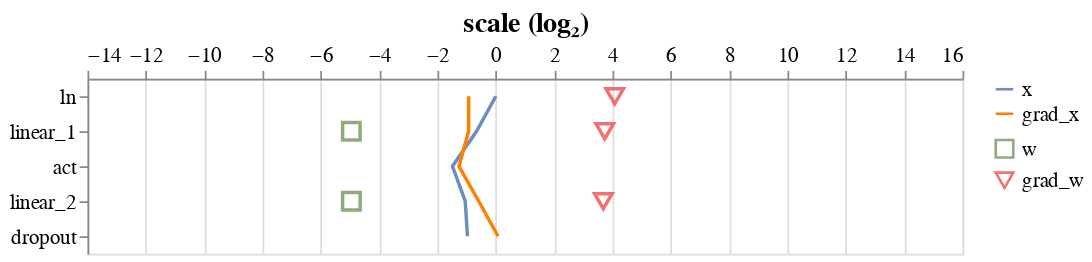

The notebook cell saved with this chart:
### Code cell
def glorot_init(fan_in, fan_out):
    return ((fan_in + fan_out) / 2) ** -0.5

config = NanoGPTConfig()
mlp = MLP(config).apply(init_weights(glorot_init))
analyse_mlp(mlp, config)

### Figure 1 — Vega-Lite specification as saved in the notebook (floating-point values rounded to 4 significant figures)
{"config": {"view": {"continuousWidth": 400, "continuousHeight": 300}, "axis": {"labelFontSize": 12, "titleFontSize": 16}}, "layer": [{"data": {"name": "data-af865e44e3f4327a59c43a9a7620ab1b"}, "mark": "line", "encoding": {"color": {"field": "type", "legend": {"labelFontSize": 12, "symbolSize": 100, "title": ""}, "scale": {"range": ["#6C8EBF", "#FF8000"]}, "sort": "descending", "type": "nominal"}, "x": {"axis": {"orient": "top", "values": [-14.0, -12.0, -10.0, -8.0, -6.0, -4.0, -2.0, 0.0, 2.0, 4.0, 6.0, 8.0, 10.0, 12.0, 14.0, 16.0]}, "field": "scale (log₂)", "scale": {"domain": [-14.0, 16.0]}, "type": "quantitative"}, "y": {"field": "op", "sort": ["ln", "linear_1", "act", "linear_2", "dropout"], "title": "", "type": "ordinal"}}}, {"data": {"name": "data-b1b0574336090e09ad9ceba316027b70"}, "mark": {"type": "point", "size": 100}, "encoding": {"color": {"field": "type", "legend": {"labelFontSize": 12, "symbolSize": 100, "title": ""}, "scale": {"range": ["#5D8944", "#ED3434"]}, "sort": "descending", "type": "nominal"}, "shape": {"field": "type", "scale": {"range": ["square", "triangle-down"]}, "sort": "descending", "type": "nominal"}, "x": {"axis": {"orient": "top", "values": [-14.0, -12.0, -10.0, -8.0, -6.0, -4.0, -2.0, 0.0, 2.0, 4.0, 6.0, 8.0, 10.0, 12.0, 14.0, 16.0]}, "field": "scale (log₂)", "scale": {"domain": [-14.0, 16.0]}, "type": "quantitative"}, "y": {"field": "op", "sort": ["ln", "linear_1", "act", "linear_2", "dropout"], "title": "", "type": "ordinal"}}}], "resolve": {"scale": {"color": "independent", "shape": "independent"}}, "width": 500, "$schema": "https://vega.github.io/schema/vega-lite/v4.17.0.json", "datasets": {"data-af865e44e3f4327a59c43a9a7620ab1b": [{"type": "x", "op": "ln", "scale (log₂)": -5.417e-06}, {"type": "x", "op": "linear_1", "scale (log₂)": -0.6612}, {"type": "x", "op": "act", "scale (log₂)": -1.486}, {"type": "x", "op": "linear_2", "scale (log₂)": -1.049}, {"type": "x", "op": "dropout", "scale (log₂)": -0.973}, {"type": "grad_x", "op": "ln", "scale (log₂)": -0.9318}, {"type": "grad_x", "op": "linear_1", "scale (log₂)": -0.9333}, {"type": "grad_x", "op": "act", "scale (log₂)": -1.264}, {"type": "grad_x", "op": "linear_2", "scale (log₂)": -0.5859}, {"type": "grad_x", "op": "dropout", "scale (log₂)": 0.07547}], "data-b1b0574336090e09ad9ceba316027b70": [{"type": "w", "op": "ln", "scale (log₂)": null}, {"type": "w", "op": "linear_1", "scale (log₂)": -4.954}, {"type": "w", "op": "linear_2", "scale (log₂)": -4.953}, {"type": "grad_w", "op": "ln", "scale (log₂)": 4.076}, {"type": "grad_w", "op": "linear_1", "scale (log₂)": 3.734}, {"type": "grad_w", "op": "linear_2", "scale (log₂)": 3.685}]}}
